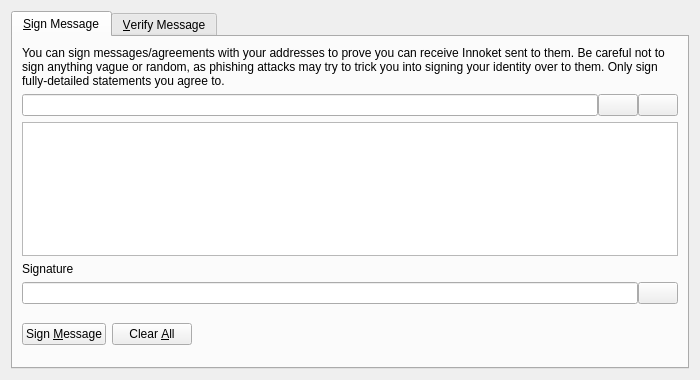
<?xml version="1.0" encoding="UTF-8"?>
<ui version="4.0">
 <class>SignVerifyMessageDialog</class>
 <widget class="QDialog" name="SignVerifyMessageDialog">
  <property name="geometry">
   <rect>
    <x>0</x>
    <y>0</y>
    <width>700</width>
    <height>380</height>
   </rect>
  </property>
  <property name="windowTitle">
   <string>Signatures - Sign / Verify a Message</string>
  </property>
  <property name="modal">
   <bool>true</bool>
  </property>
  <layout class="QVBoxLayout" name="verticalLayout">
   <item>
    <widget class="QTabWidget" name="tabWidget">
     <property name="currentIndex">
      <number>0</number>
     </property>
     <widget class="QWidget" name="tabSignMessage">
      <attribute name="title">
       <string>&amp;Sign Message</string>
      </attribute>
      <layout class="QVBoxLayout" name="verticalLayout_SM">
       <item>
        <widget class="QLabel" name="infoLabel_SM">
         <property name="text">
          <string>You can sign messages/agreements with your addresses to prove you can receive Innoket sent to them. Be careful not to sign anything vague or random, as phishing attacks may try to trick you into signing your identity over to them. Only sign fully-detailed statements you agree to.</string>
         </property>
         <property name="textFormat">
          <enum>Qt::PlainText</enum>
         </property>
         <property name="wordWrap">
          <bool>true</bool>
         </property>
        </widget>
       </item>
       <item>
        <layout class="QHBoxLayout" name="horizontalLayout_1_SM">
         <property name="spacing">
          <number>0</number>
         </property>
         <item>
          <widget class="QValidatedLineEdit" name="addressIn_SM">
           <property name="toolTip">
            <string>The Innoket address to sign the message with</string>
           </property>
          </widget>
         </item>
         <item>
          <widget class="QPushButton" name="addressBookButton_SM">
           <property name="toolTip">
            <string>Choose previously used address</string>
           </property>
           <property name="text">
            <string/>
           </property>
           <property name="shortcut">
            <string>Alt+A</string>
           </property>
           <property name="autoDefault">
            <bool>false</bool>
           </property>
          </widget>
         </item>
         <item>
          <widget class="QPushButton" name="pasteButton_SM">
           <property name="toolTip">
            <string>Paste address from clipboard</string>
           </property>
           <property name="text">
            <string/>
           </property>
           <property name="shortcut">
            <string>Alt+P</string>
           </property>
           <property name="autoDefault">
            <bool>false</bool>
           </property>
          </widget>
         </item>
        </layout>
       </item>
       <item>
        <widget class="QPlainTextEdit" name="messageIn_SM">
         <property name="toolTip">
          <string>Enter the message you want to sign here</string>
         </property>
        </widget>
       </item>
       <item>
        <widget class="QLabel" name="signatureLabel_SM">
         <property name="text">
          <string>Signature</string>
         </property>
         <property name="textFormat">
          <enum>Qt::PlainText</enum>
         </property>
        </widget>
       </item>
       <item>
        <layout class="QHBoxLayout" name="horizontalLayout_2_SM">
         <property name="spacing">
          <number>0</number>
         </property>
         <item>
          <widget class="QLineEdit" name="signatureOut_SM">
           <property name="font">
            <font>
             <italic>true</italic>
            </font>
           </property>
           <property name="readOnly">
            <bool>true</bool>
           </property>
          </widget>
         </item>
         <item>
          <widget class="QPushButton" name="copySignatureButton_SM">
           <property name="toolTip">
            <string>Copy the current signature to the system clipboard</string>
           </property>
           <property name="text">
            <string/>
           </property>
           <property name="autoDefault">
            <bool>false</bool>
           </property>
          </widget>
         </item>
        </layout>
       </item>
       <item>
        <layout class="QHBoxLayout" name="horizontalLayout_3_SM">
         <item>
          <widget class="QPushButton" name="signMessageButton_SM">
           <property name="toolTip">
            <string>Sign the message to prove you own this Innoket address</string>
           </property>
           <property name="text">
            <string>Sign &amp;Message</string>
           </property>
           <property name="autoDefault">
            <bool>false</bool>
           </property>
          </widget>
         </item>
         <item>
          <widget class="QPushButton" name="clearButton_SM">
           <property name="toolTip">
            <string>Reset all sign message fields</string>
           </property>
           <property name="text">
            <string>Clear &amp;All</string>
           </property>
           <property name="autoDefault">
            <bool>false</bool>
           </property>
          </widget>
         </item>
         <item>
          <spacer name="horizontalSpacer_1_SM">
           <property name="orientation">
            <enum>Qt::Horizontal</enum>
           </property>
           <property name="sizeHint" stdset="0">
            <size>
             <width>40</width>
             <height>48</height>
            </size>
           </property>
          </spacer>
         </item>
         <item>
          <widget class="QLabel" name="statusLabel_SM">
           <property name="font">
            <font>
             <weight>75</weight>
             <bold>true</bold>
            </font>
           </property>
           <property name="text">
            <string/>
           </property>
           <property name="wordWrap">
            <bool>true</bool>
           </property>
          </widget>
         </item>
         <item>
          <spacer name="horizontalSpacer_2_SM">
           <property name="orientation">
            <enum>Qt::Horizontal</enum>
           </property>
           <property name="sizeHint" stdset="0">
            <size>
             <width>40</width>
             <height>48</height>
            </size>
           </property>
          </spacer>
         </item>
        </layout>
       </item>
      </layout>
     </widget>
     <widget class="QWidget" name="tabVerifyMessage">
      <attribute name="title">
       <string>&amp;Verify Message</string>
      </attribute>
      <layout class="QVBoxLayout" name="verticalLayout_VM">
       <item>
        <widget class="QLabel" name="infoLabel_VM">
         <property name="text">
          <string>Enter the receiver's address, message (ensure you copy line breaks, spaces, tabs, etc. exactly) and signature below to verify the message. Be careful not to read more into the signature than what is in the signed message itself, to avoid being tricked by a man-in-the-middle attack. Note that this only proves the signing party receives with the address, it cannot prove sendership of any transaction!</string>
         </property>
         <property name="textFormat">
          <enum>Qt::PlainText</enum>
         </property>
         <property name="alignment">
          <set>Qt::AlignLeading|Qt::AlignLeft|Qt::AlignTop</set>
         </property>
         <property name="wordWrap">
          <bool>true</bool>
         </property>
        </widget>
       </item>
       <item>
        <layout class="QHBoxLayout" name="horizontalLayout_1_VM">
         <property name="spacing">
          <number>0</number>
         </property>
         <item>
          <widget class="QValidatedLineEdit" name="addressIn_VM">
           <property name="toolTip">
            <string>The Innoket address the message was signed with</string>
           </property>
          </widget>
         </item>
         <item>
          <widget class="QPushButton" name="addressBookButton_VM">
           <property name="toolTip">
            <string>Choose previously used address</string>
           </property>
           <property name="text">
            <string/>
           </property>
           <property name="shortcut">
            <string>Alt+A</string>
           </property>
           <property name="autoDefault">
            <bool>false</bool>
           </property>
          </widget>
         </item>
        </layout>
       </item>
       <item>
        <widget class="QPlainTextEdit" name="messageIn_VM"/>
       </item>
       <item>
        <widget class="QValidatedLineEdit" name="signatureIn_VM"/>
       </item>
       <item>
        <layout class="QHBoxLayout" name="horizontalLayout_2_VM">
         <item>
          <widget class="QPushButton" name="verifyMessageButton_VM">
           <property name="toolTip">
            <string>Verify the message to ensure it was signed with the specified Innoket address</string>
           </property>
           <property name="text">
            <string>Verify &amp;Message</string>
           </property>
           <property name="autoDefault">
            <bool>false</bool>
           </property>
          </widget>
         </item>
         <item>
          <widget class="QPushButton" name="clearButton_VM">
           <property name="toolTip">
            <string>Reset all verify message fields</string>
           </property>
           <property name="text">
            <string>Clear &amp;All</string>
           </property>
           <property name="autoDefault">
            <bool>false</bool>
           </property>
          </widget>
         </item>
         <item>
          <spacer name="horizontalSpacer_1_VM">
           <property name="orientation">
            <enum>Qt::Horizontal</enum>
           </property>
           <property name="sizeHint" stdset="0">
            <size>
             <width>40</width>
             <height>48</height>
            </size>
           </property>
          </spacer>
         </item>
         <item>
          <widget class="QLabel" name="statusLabel_VM">
           <property name="font">
            <font>
             <weight>75</weight>
             <bold>true</bold>
            </font>
           </property>
           <property name="text">
            <string/>
           </property>
           <property name="wordWrap">
            <bool>true</bool>
           </property>
          </widget>
         </item>
         <item>
          <spacer name="horizontalSpacer_2_VM">
           <property name="orientation">
            <enum>Qt::Horizontal</enum>
           </property>
           <property name="sizeHint" stdset="0">
            <size>
             <width>40</width>
             <height>48</height>
            </size>
           </property>
          </spacer>
         </item>
        </layout>
       </item>
      </layout>
     </widget>
    </widget>
   </item>
  </layout>
 </widget>
 <customwidgets>
  <customwidget>
   <class>QValidatedLineEdit</class>
   <extends>QLineEdit</extends>
   <header>qvalidatedlineedit.h</header>
  </customwidget>
 </customwidgets>
 <resources>
  <include location="../innoket.qrc"/>
 </resources>
 <connections/>
</ui>
